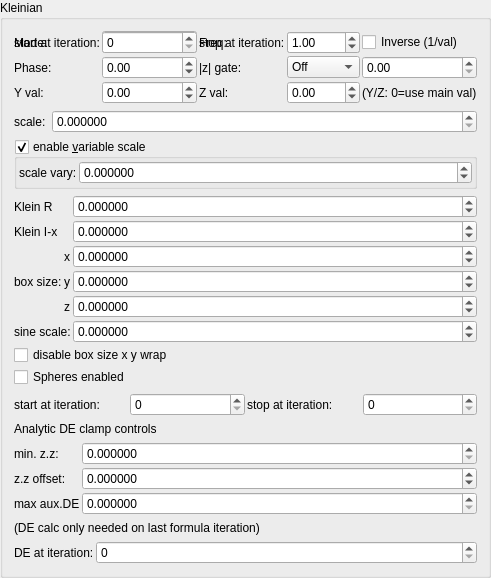
    <widget class="QGroupBox" name="groupBox_6">
     <property name="title">
      <string>Kleinian</string>
     </property>
     <layout class="QVBoxLayout" name="verticalLayout_11">
      <item>
       <layout class="QGridLayout" name="gridLayout_65">
        <property name="spacing">
         <number>2</number>
        </property>
        <item row="1" column="3">
         <widget class="MySpinBox" name="spinboxInt_transf_stop_iterations_F">
          <property name="sizePolicy">
           <sizepolicy hsizetype="Minimum" vsizetype="Maximum">
            <horstretch>0</horstretch>
            <verstretch>0</verstretch>
           </sizepolicy>
          </property>
          <property name="maximum">
           <number>999</number>
          </property>
         </widget>
        </item>
      <item row="1" column="0">
       <widget class="QLabel"><property name="text"><string>Mode:</string></property></widget>
      </item>
      <item row="1" column="1">
       <widget class="MyComboBox" name="comboBox_transf_multiplier_value_mode_5">
        <item><property name="text"><string notr="true">Constant</string></property></item>
        <item><property name="text"><string notr="true">Sine</string></property></item>
        <item><property name="text"><string notr="true">Ramp</string></property></item>
        <item><property name="text"><string notr="true">Exponential</string></property></item>
        <item><property name="text"><string notr="true">Triangle</string></property></item>
        <item><property name="text"><string notr="true">Square</string></property></item>
        <item><property name="text"><string notr="true">Smoothstep</string></property></item>
        <item><property name="text"><string notr="true">Noise</string></property></item>
        <item><property name="text"><string notr="true">Ping-pong</string></property></item>
        <item><property name="text"><string notr="true">Stepped</string></property></item>
       </widget>
      </item>
      <item row="1" column="2">
       <widget class="QLabel"><property name="text"><string>Freq:</string></property></widget>
      </item>
      <item row="1" column="3">
       <widget class="MyDoubleSpinBox" name="spinbox_transf_multiplier_frequency_5">
        <property name="minimum"><double>0.01</double></property><property name="maximum"><double>100.0</double></property>
        <property name="singleStep"><double>0.1</double></property><property name="value"><double>1.0</double></property>
       </widget>
      </item>
      <item row="1" column="4" colspan="2">
       <widget class="MyCheckBox" name="checkBox_transf_multiplier_inverse_5">
        <property name="text"><string>Inverse (1/val)</string></property>
       </widget>
      </item>
      <item row="2" column="0">
       <widget class="QLabel"><property name="text"><string>Phase:</string></property></widget>
      </item>
      <item row="2" column="1">
       <widget class="MyDoubleSpinBox" name="spinbox_transf_multiplier_phase_5">
        <property name="minimum"><double>-10.0</double></property><property name="maximum"><double>10.0</double></property>
        <property name="singleStep"><double>0.1</double></property><property name="value"><double>0.0</double></property>
       </widget>
      </item>
      <item row="2" column="2">
       <widget class="QLabel"><property name="text"><string>|z| gate:</string></property></widget>
      </item>
      <item row="2" column="3">
       <widget class="MyComboBox" name="comboBox_transf_multiplier_threshold_mode_5">
        <item><property name="text"><string notr="true">Off</string></property></item>
        <item><property name="text"><string notr="true">&gt; thresh</string></property></item>
        <item><property name="text"><string notr="true">&lt; thresh</string></property></item>
       </widget>
      </item>
      <item row="2" column="4" colspan="2">
       <widget class="MyDoubleSpinBox" name="spinbox_transf_multiplier_threshold_5">
        <property name="minimum"><double>0.0</double></property><property name="maximum"><double>1000.0</double></property>
        <property name="singleStep"><double>0.1</double></property><property name="value"><double>0.0</double></property>
       </widget>
      </item>
      <item row="3" column="0">
       <widget class="QLabel"><property name="text"><string>Y val:</string></property></widget>
      </item>
      <item row="3" column="1">
       <widget class="MyDoubleSpinBox" name="spinbox_transf_multiplier_scale_y_5">
        <property name="minimum"><double>-100.0</double></property><property name="maximum"><double>100.0</double></property>
        <property name="singleStep"><double>0.01</double></property><property name="value"><double>0.0</double></property>
       </widget>
      </item>
      <item row="3" column="2">
       <widget class="QLabel"><property name="text"><string>Z val:</string></property></widget>
      </item>
      <item row="3" column="3">
       <widget class="MyDoubleSpinBox" name="spinbox_transf_multiplier_scale_z_5">
        <property name="minimum"><double>-100.0</double></property><property name="maximum"><double>100.0</double></property>
        <property name="singleStep"><double>0.01</double></property><property name="value"><double>0.0</double></property>
       </widget>
      </item>
      <item row="3" column="4" colspan="2">
       <widget class="QLabel"><property name="text"><string notr="true">(Y/Z: 0=use main val)</string></property></widget>
      </item>
        <item row="1" column="1">
         <widget class="MySpinBox" name="spinboxInt_transf_start_iterations_F">
          <property name="sizePolicy">
           <sizepolicy hsizetype="Minimum" vsizetype="Maximum">
            <horstretch>0</horstretch>
            <verstretch>0</verstretch>
           </sizepolicy>
          </property>
          <property name="maximum">
           <number>999</number>
          </property>
         </widget>
        </item>
        <item row="1" column="0">
         <widget class="QLabel" name="label_254">
          <property name="text">
           <string>start at iteration:</string>
          </property>
         </widget>
        </item>
        <item row="1" column="2">
         <widget class="QLabel" name="label_255">
          <property name="text">
           <string>stop at iteration:</string>
          </property>
         </widget>
        </item>
       </layout>
      </item>
      <item>
       <layout class="QGridLayout" name="gridLayout_9" columnstretch="0,1">
        <item row="1" column="1">
         <widget class="MyDoubleSpinBox" name="spinbox_transf_scale_1">
          <property name="sizePolicy">
           <sizepolicy hsizetype="Minimum" vsizetype="Maximum">
            <horstretch>0</horstretch>
            <verstretch>0</verstretch>
           </sizepolicy>
          </property>
          <property name="prefix">
           <string/>
          </property>
          <property name="suffix">
           <string/>
          </property>
          <property name="decimals">
           <number>6</number>
          </property>
          <property name="minimum">
           <double>0.000000000000000</double>
          </property>
          <property name="maximum">
           <double>99.989999999999995</double>
          </property>
          <property name="singleStep">
           <double>0.100000000000000</double>
          </property>
         </widget>
        </item>
        <item row="1" column="0">
         <widget class="QLabel" name="label_24">
          <property name="text">
           <string>scale:</string>
          </property>
         </widget>
        </item>
       </layout>
      </item>
      <item>
       <widget class="MyGroupBox" name="groupCheck_transf_function_enabledK_false">
        <property name="title">
         <string>enable &amp;variable scale</string>
        </property>
        <property name="checkable">
         <bool>true</bool>
        </property>
        <layout class="QVBoxLayout" name="verticalLayout_16" stretch="0">
         <property name="spacing">
          <number>2</number>
         </property>
         <property name="leftMargin">
          <number>2</number>
         </property>
         <property name="topMargin">
          <number>2</number>
         </property>
         <property name="rightMargin">
          <number>2</number>
         </property>
         <property name="bottomMargin">
          <number>2</number>
         </property>
         <item>
          <layout class="QGridLayout" name="gridLayout_31" columnstretch="0,1">
           <property name="spacing">
            <number>2</number>
           </property>
           <item row="1" column="0">
            <widget class="QLabel" name="label_145">
             <property name="text">
              <string>scale vary:</string>
             </property>
            </widget>
           </item>
           <item row="1" column="1">
            <widget class="MyDoubleSpinBox" name="spinbox_transf_scale_vary_0">
             <property name="sizePolicy">
              <sizepolicy hsizetype="Minimum" vsizetype="Maximum">
               <horstretch>0</horstretch>
               <verstretch>0</verstretch>
              </sizepolicy>
             </property>
             <property name="prefix">
              <string/>
             </property>
             <property name="suffix">
              <string/>
             </property>
             <property name="decimals">
              <number>6</number>
             </property>
             <property name="minimum">
              <double>-99.989999999999995</double>
             </property>
             <property name="maximum">
              <double>99.989999999999995</double>
             </property>
             <property name="singleStep">
              <double>0.010000000000000</double>
             </property>
            </widget>
           </item>
          </layout>
         </item>
        </layout>
       </widget>
      </item>
      <item>
       <layout class="QGridLayout" name="gridLayout_35" columnstretch="0,0,1">
        <property name="spacing">
         <number>2</number>
        </property>
        <item row="0" column="2">
         <widget class="MyDoubleSpinBox" name="spinbox_transf_folding_value">
          <property name="sizePolicy">
           <sizepolicy hsizetype="Minimum" vsizetype="Maximum">
            <horstretch>0</horstretch>
            <verstretch>0</verstretch>
           </sizepolicy>
          </property>
          <property name="font">
           <font>
            <weight>50</weight>
            <bold>false</bold>
           </font>
          </property>
          <property name="prefix">
           <string/>
          </property>
          <property name="suffix">
           <string/>
          </property>
          <property name="decimals">
           <number>6</number>
          </property>
          <property name="minimum">
           <double>-99.989999999999995</double>
          </property>
          <property name="maximum">
           <double>99.989999999999995</double>
          </property>
          <property name="singleStep">
           <double>0.010000000000000</double>
          </property>
         </widget>
        </item>
        <item row="4" column="2">
         <widget class="MyDoubleSpinBox" name="spinbox3_transf_offset_111_z">
          <property name="sizePolicy">
           <sizepolicy hsizetype="Minimum" vsizetype="Maximum">
            <horstretch>0</horstretch>
            <verstretch>0</verstretch>
           </sizepolicy>
          </property>
          <property name="font">
           <font>
            <weight>50</weight>
            <bold>false</bold>
           </font>
          </property>
          <property name="prefix">
           <string/>
          </property>
          <property name="suffix">
           <string/>
          </property>
          <property name="decimals">
           <number>6</number>
          </property>
          <property name="minimum">
           <double>-99.989999999999995</double>
          </property>
          <property name="maximum">
           <double>99.989999999999995</double>
          </property>
          <property name="singleStep">
           <double>0.100000000000000</double>
          </property>
         </widget>
        </item>
        <item row="2" column="0" rowspan="3">
         <widget class="QLabel" name="label_272">
          <property name="text">
           <string>box size:</string>
          </property>
         </widget>
        </item>
        <item row="3" column="1">
         <widget class="QLabel" name="label_128">
          <property name="text">
           <string notr="true">y</string>
          </property>
         </widget>
        </item>
        <item row="3" column="2">
         <widget class="MyDoubleSpinBox" name="spinbox3_transf_offset_111_y">
          <property name="sizePolicy">
           <sizepolicy hsizetype="Minimum" vsizetype="Maximum">
            <horstretch>0</horstretch>
            <verstretch>0</verstretch>
           </sizepolicy>
          </property>
          <property name="font">
           <font>
            <weight>50</weight>
            <bold>false</bold>
           </font>
          </property>
          <property name="prefix">
           <string/>
          </property>
          <property name="suffix">
           <string/>
          </property>
          <property name="decimals">
           <number>6</number>
          </property>
          <property name="minimum">
           <double>-99.989999999999995</double>
          </property>
          <property name="maximum">
           <double>99.989999999999995</double>
          </property>
          <property name="singleStep">
           <double>0.100000000000000</double>
          </property>
         </widget>
        </item>
        <item row="2" column="1">
         <widget class="QLabel" name="label_130">
          <property name="text">
           <string notr="true">x</string>
          </property>
         </widget>
        </item>
        <item row="1" column="0">
         <widget class="QLabel" name="label_265">
          <property name="font">
           <font>
            <weight>50</weight>
            <bold>false</bold>
           </font>
          </property>
          <property name="text">
           <string>Klein I-x</string>
          </property>
         </widget>
        </item>
        <item row="1" column="2">
         <widget class="MyDoubleSpinBox" name="spinbox_transf_offset">
          <property name="sizePolicy">
           <sizepolicy hsizetype="Minimum" vsizetype="Maximum">
            <horstretch>0</horstretch>
            <verstretch>0</verstretch>
           </sizepolicy>
          </property>
          <property name="font">
           <font>
            <weight>50</weight>
            <bold>false</bold>
           </font>
          </property>
          <property name="prefix">
           <string/>
          </property>
          <property name="suffix">
           <string/>
          </property>
          <property name="decimals">
           <number>6</number>
          </property>
          <property name="minimum">
           <double>-99.989999999999995</double>
          </property>
          <property name="maximum">
           <double>99.989999999999995</double>
          </property>
          <property name="singleStep">
           <double>0.010000000000000</double>
          </property>
         </widget>
        </item>
        <item row="2" column="2">
         <widget class="MyDoubleSpinBox" name="spinbox3_transf_offset_111_x">
          <property name="sizePolicy">
           <sizepolicy hsizetype="Minimum" vsizetype="Maximum">
            <horstretch>0</horstretch>
            <verstretch>0</verstretch>
           </sizepolicy>
          </property>
          <property name="font">
           <font>
            <weight>50</weight>
            <bold>false</bold>
           </font>
          </property>
          <property name="prefix">
           <string/>
          </property>
          <property name="suffix">
           <string/>
          </property>
          <property name="decimals">
           <number>6</number>
          </property>
          <property name="minimum">
           <double>-99.989999999999995</double>
          </property>
          <property name="maximum">
           <double>99.989999999999995</double>
          </property>
          <property name="singleStep">
           <double>0.100000000000000</double>
          </property>
         </widget>
        </item>
        <item row="4" column="1">
         <widget class="QLabel" name="label_129">
          <property name="text">
           <string notr="true">z</string>
          </property>
         </widget>
        </item>
        <item row="0" column="0">
         <widget class="QLabel" name="label_257">
          <property name="font">
           <font>
            <weight>50</weight>
            <bold>false</bold>
           </font>
          </property>
          <property name="text">
           <string>Klein R</string>
          </property>
         </widget>
        </item>
        <item row="7" column="0" colspan="3">
         <widget class="MyCheckBox" name="checkBox_transf_spheres_enabled">
          <property name="text">
           <string>Spheres enabled</string>
          </property>
         </widget>
        </item>
        <item row="6" column="0" colspan="3">
         <widget class="MyCheckBox" name="checkBox_transf_function_enabledX_false">
          <property name="text">
           <string notr="true">disable box size x y wrap</string>
          </property>
         </widget>
        </item>
        <item row="5" column="2">
         <widget class="MyDoubleSpinBox" name="spinbox_transf_offset_02">
          <property name="sizePolicy">
           <sizepolicy hsizetype="Minimum" vsizetype="Maximum">
            <horstretch>0</horstretch>
            <verstretch>0</verstretch>
           </sizepolicy>
          </property>
          <property name="font">
           <font>
            <weight>50</weight>
            <bold>false</bold>
           </font>
          </property>
          <property name="prefix">
           <string/>
          </property>
          <property name="suffix">
           <string/>
          </property>
          <property name="decimals">
           <number>6</number>
          </property>
          <property name="minimum">
           <double>-99.989999999999995</double>
          </property>
          <property name="maximum">
           <double>99.989999999999995</double>
          </property>
          <property name="singleStep">
           <double>0.010000000000000</double>
          </property>
         </widget>
        </item>
        <item row="5" column="0" colspan="2">
         <widget class="QLabel" name="label_26">
          <property name="text">
           <string>sine scale:</string>
          </property>
         </widget>
        </item>
       </layout>
      </item>
      <item>
       <layout class="QGridLayout" name="gridLayout_73">
        <property name="spacing">
         <number>2</number>
        </property>
        <item row="1" column="2">
         <widget class="MySpinBox" name="spinboxInt_transf_start_iterations_A">
          <property name="sizePolicy">
           <sizepolicy hsizetype="Minimum" vsizetype="Maximum">
            <horstretch>0</horstretch>
            <verstretch>0</verstretch>
           </sizepolicy>
          </property>
          <property name="maximum">
           <number>999</number>
          </property>
         </widget>
        </item>
        <item row="1" column="1">
         <widget class="QLabel" name="label_270">
          <property name="text">
           <string>start at iteration:</string>
          </property>
         </widget>
        </item>
        <item row="1" column="4">
         <widget class="MySpinBox" name="spinboxInt_transf_stop_iterations_A">
          <property name="sizePolicy">
           <sizepolicy hsizetype="Minimum" vsizetype="Maximum">
            <horstretch>0</horstretch>
            <verstretch>0</verstretch>
           </sizepolicy>
          </property>
          <property name="maximum">
           <number>999</number>
          </property>
         </widget>
        </item>
        <item row="1" column="3">
         <widget class="QLabel" name="label_283">
          <property name="text">
           <string>stop at iteration:</string>
          </property>
         </widget>
        </item>
       </layout>
      </item>
      <item>
       <widget class="QLabel" name="label_271">
        <property name="font">
         <font>
          <weight>50</weight>
          <bold>false</bold>
         </font>
        </property>
        <property name="text">
         <string>Analytic DE clamp controls</string>
        </property>
       </widget>
      </item>
      <item>
       <layout class="QGridLayout" name="gridLayout_83" columnstretch="0,1">
        <property name="spacing">
         <number>2</number>
        </property>
        <item row="2" column="1">
         <widget class="MyDoubleSpinBox" name="spinbox_analyticDE_tweak_005">
          <property name="sizePolicy">
           <sizepolicy hsizetype="Minimum" vsizetype="Maximum">
            <horstretch>0</horstretch>
            <verstretch>0</verstretch>
           </sizepolicy>
          </property>
          <property name="toolTip">
           <string>&lt;html&gt;&lt;head/&gt;&lt;body&gt;&lt;p&gt;Clamps are only variable in slot#1,&lt;/p&gt;&lt;p&gt;in other slots they are set to default&lt;/p&gt;&lt;/body&gt;&lt;/html&gt;</string>
          </property>
          <property name="prefix">
           <string/>
          </property>
          <property name="suffix">
           <string/>
          </property>
          <property name="decimals">
           <number>6</number>
          </property>
          <property name="minimum">
           <double>0.000000000000000</double>
          </property>
          <property name="maximum">
           <double>99.989999999999995</double>
          </property>
          <property name="singleStep">
           <double>0.100000000000000</double>
          </property>
         </widget>
        </item>
        <item row="4" column="1">
         <widget class="MyDoubleSpinBox" name="spinbox_analyticDE_offset_1">
          <property name="sizePolicy">
           <sizepolicy hsizetype="Minimum" vsizetype="Maximum">
            <horstretch>0</horstretch>
            <verstretch>0</verstretch>
           </sizepolicy>
          </property>
          <property name="toolTip">
           <string>&lt;html&gt;&lt;head/&gt;&lt;body&gt;&lt;p&gt;Clamps are only variable in slot#1,&lt;/p&gt;&lt;p&gt;in other slots they are set to default&lt;/p&gt;&lt;/body&gt;&lt;/html&gt;</string>
          </property>
          <property name="prefix">
           <string/>
          </property>
          <property name="suffix">
           <string/>
          </property>
          <property name="decimals">
           <number>6</number>
          </property>
          <property name="minimum">
           <double>0.000000000000000</double>
          </property>
          <property name="maximum">
           <double>99.989999999999995</double>
          </property>
          <property name="singleStep">
           <double>0.100000000000000</double>
          </property>
         </widget>
        </item>
        <item row="2" column="0">
         <widget class="QLabel" name="label_256">
          <property name="text">
           <string>min. z.z:</string>
          </property>
         </widget>
        </item>
        <item row="4" column="0">
         <widget class="QLabel" name="label_258">
          <property name="text">
           <string>max aux.DE</string>
          </property>
         </widget>
        </item>
        <item row="3" column="0">
         <widget class="QLabel" name="label_269">
          <property name="text">
           <string>z.z offset:</string>
          </property>
         </widget>
        </item>
        <item row="3" column="1">
         <widget class="MyDoubleSpinBox" name="spinbox_analyticDE_offset_0">
          <property name="sizePolicy">
           <sizepolicy hsizetype="Minimum" vsizetype="Maximum">
            <horstretch>0</horstretch>
            <verstretch>0</verstretch>
           </sizepolicy>
          </property>
          <property name="toolTip">
           <string>&lt;html&gt;&lt;head/&gt;&lt;body&gt;&lt;p&gt;Clamps are only variable in slot#1,&lt;/p&gt;&lt;p&gt;in other slots they are set to default&lt;/p&gt;&lt;/body&gt;&lt;/html&gt;</string>
          </property>
          <property name="prefix">
           <string/>
          </property>
          <property name="suffix">
           <string/>
          </property>
          <property name="decimals">
           <number>6</number>
          </property>
          <property name="minimum">
           <double>-99.989999999999995</double>
          </property>
          <property name="maximum">
           <double>99.989999999999995</double>
          </property>
          <property name="singleStep">
           <double>0.100000000000000</double>
          </property>
          <property name="value">
           <double>0.000000000000000</double>
          </property>
         </widget>
        </item>
       </layout>
      </item>
      <item>
       <widget class="QLabel" name="label_281">
        <property name="font">
         <font>
          <weight>50</weight>
          <bold>false</bold>
         </font>
        </property>
        <property name="text">
         <string>(DE calc only needed on last formula iteration)</string>
        </property>
       </widget>
      </item>
      <item>
       <layout class="QGridLayout" name="gridLayout_64" columnstretch="0,0,1">
        <property name="spacing">
         <number>2</number>
        </property>
        <item row="1" column="1">
         <widget class="QLabel" name="label_250">
          <property name="text">
           <string>DE at iteration:</string>
          </property>
         </widget>
        </item>
        <item row="1" column="2">
         <widget class="MySpinBox" name="spinboxInt_transf_start_iterations_G">
          <property name="sizePolicy">
           <sizepolicy hsizetype="Minimum" vsizetype="Maximum">
            <horstretch>0</horstretch>
            <verstretch>0</verstretch>
           </sizepolicy>
          </property>
          <property name="maximum">
           <number>999</number>
          </property>
         </widget>
        </item>
       </layout>
      </item>
     </layout>
    </widget>
